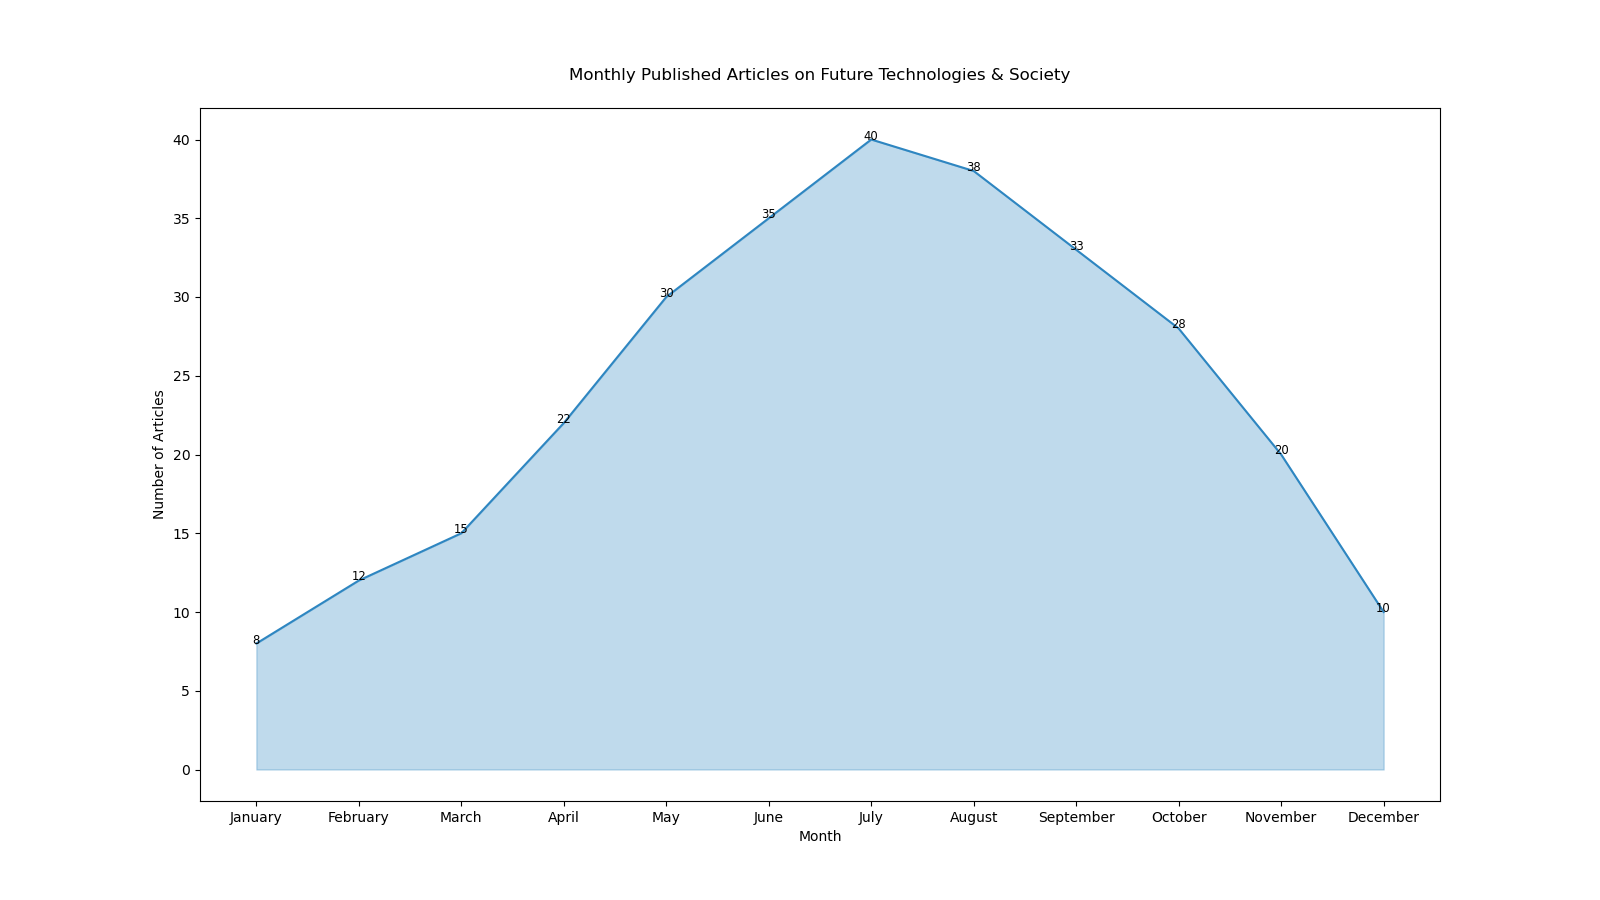

Write Python code to recreate this figure.

import pandas as pd
import matplotlib.pyplot as plt

# Create a dataset
data = {
    'Month': [
        'January', 'February', 'March', 'April', 'May', 'June', 
        'July', 'August', 'September', 'October', 'November', 'December'
    ],
    'Number_of_Articles': [
        8, 12, 15, 22, 30, 35,
        40, 38, 33, 28, 20, 10
    ]
}

# Convert the data into a DataFrame
df = pd.DataFrame(data)

# Convert 'Month' into categorical data type for correct plotting
df['Month'] = pd.Categorical(df['Month'], categories=[
    'January', 'February', 'March', 'April', 'May', 'June', 
    'July', 'August', 'September', 'October', 'November', 'December'
], ordered=True)

# Set the size of the chart
plt.figure(figsize=(16, 9))

# Create the area chart
plt.plot(df['Month'], df['Number_of_Articles'], color="#2E86C1")
plt.fill_between(df['Month'], df['Number_of_Articles'], color="#2E86C1", alpha=0.3)

# Optionally, add an annotation/text label
for index, value in enumerate(df['Number_of_Articles']):
    plt.text(df['Month'][index], value, f"{value}", 
             horizontalalignment='center', size='small', color='black')

# Customize title and axis labels
plt.title('Monthly Published Articles on Future Technologies & Society', pad=20)
plt.xlabel('Month')
plt.ylabel('Number of Articles')

# Display the chart
plt.show()
